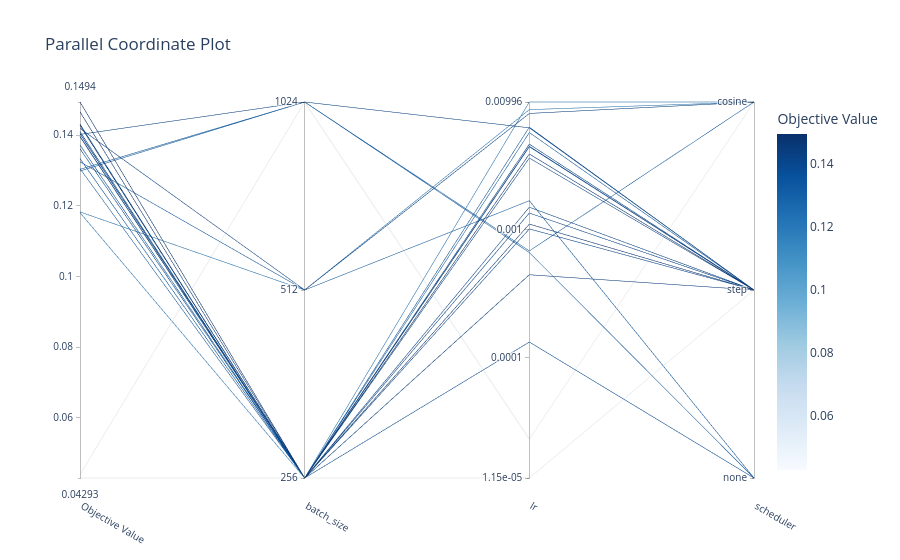

The notebook cell this image was saved under:
### Code cell
plot_parallel_coordinate(study, params=["lr", "scheduler", "batch_size"])

### Figure 1 — Plotly figure (JSON) as saved in the notebook; plotly's stock layout.template omitted (floating-point values rounded to 4 significant figures)
{"data": [{"dimensions": [{"label": "Objective Value", "range": [0.04293, 0.1494], "values": [0.1372, 0.04293, 0.1181, 0.1405, 0.1397, 0.1494, 0.1404, 0.141, 0.1361, 0.1466, 0.1396, 0.1428, 0.1305, 0.1431, 0.1334, 0.1419, 0.1183, 0.1325, 0.1303, 0.1299, 0.04392, 0.1402]}, {"label": "batch_size", "range": [0, 2], "ticktext": ["256", "512", "1024"], "tickvals": [0, 1, 2], "values": [0, 0, 0, 0, 0, 0, 0, 0, 0, 0, 0, 0, 0, 0, 0, 1, 1, 1, 2, 2, 2, 2]}, {"label": "lr", "range": [-4.938, -2.002], "ticktext": ["1.15e-05", "0.0001", "0.001", "0.00996"], "tickvals": [-4.938, -4, -3, -2.002], "values": [-3.876, -4.938, -2.002, -2.869, -2.44, -2.408, -2.351, -2.823, -2.198, -2.955, -2.993, -3.351, -2.24, -2.331, -2.348, -2.091, -2.062, -2.773, -3.164, -3.177, -4.634, -2.203]}, {"label": "scheduler", "range": [0, 2], "ticktext": ["none", "step", "cosine"], "tickvals": [0, 1, 2], "values": [0, 1, 2, 1, 1, 1, 1, 1, 1, 1, 1, 1, 1, 1, 1, 2, 2, 0, 2, 0, 2, 1]}], "labelangle": 30, "labelside": "bottom", "line": {"color": [0.1372, 0.04293, 0.1181, 0.1405, 0.1397, 0.1494, 0.1404, 0.141, 0.1361, 0.1466, 0.1396, 0.1428, 0.1305, 0.1431, 0.1334, 0.1419, 0.1183, 0.1325, 0.1303, 0.1299, 0.04392, 0.1402], "colorbar": {"title": {"text": "Objective Value"}}, "colorscale": [[0, "rgb(247,251,255)"], [0.125, "rgb(222,235,247)"], [0.25, "rgb(198,219,239)"], [0.375, "rgb(158,202,225)"], [0.5, "rgb(107,174,214)"], [0.625, "rgb(66,146,198)"], [0.75, "rgb(33,113,181)"], [0.875, "rgb(8,81,156)"], [1, "rgb(8,48,107)"]], "reversescale": false, "showscale": true}, "type": "parcoords"}], "layout": {"title": {"text": "Parallel Coordinate Plot"}}}
